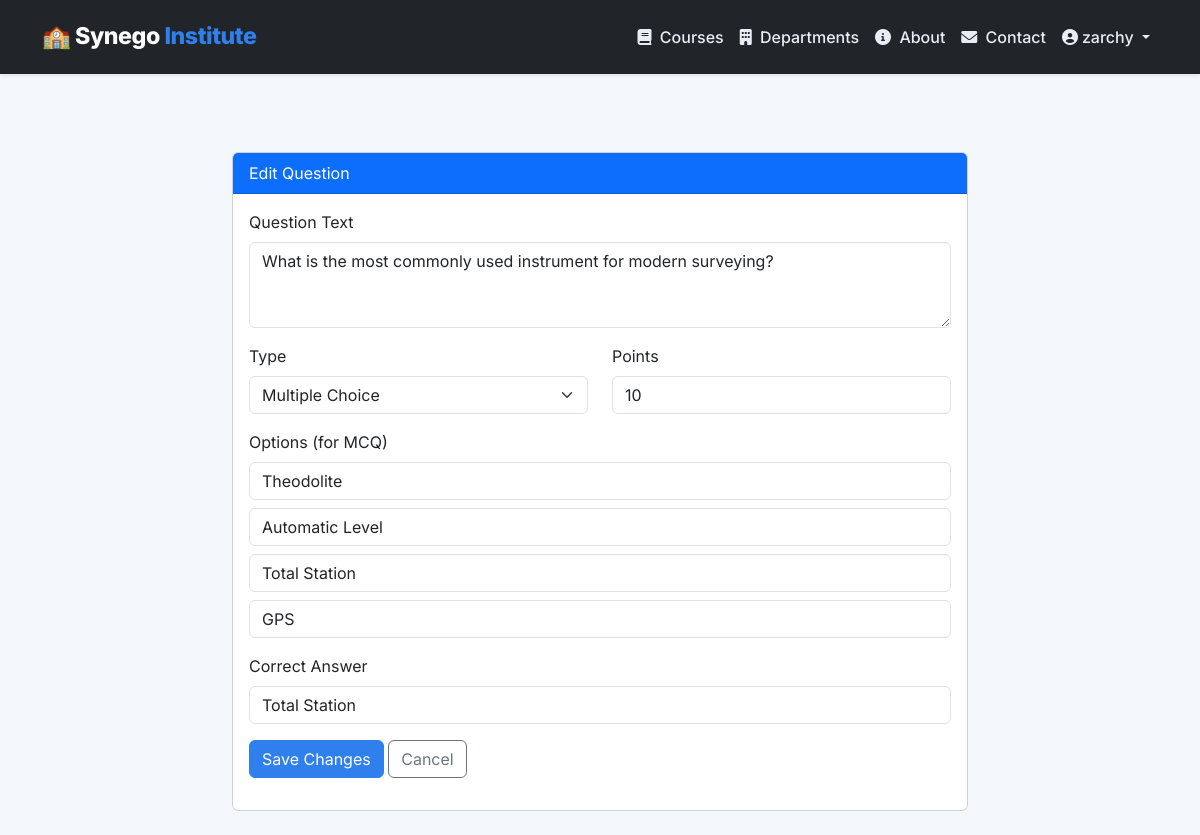
Screenshot of /admin-panel/question/1/edit/ (signed in) with the database file from the repository.
### lms/models.py (models this page shows, shortened)
class User(AbstractUser):
    ROLE_CHOICES = (
        ('admin', 'Administrator'),
        ('instructor', 'Instructor'),
        ('learner', 'Learner'),
        ('dept_head', 'Department Head'),
        ('approver', 'Approver'),
    )
    GENDER_CHOICES = (
        ('M', 'Male'),
        ('F', 'Female'),
        ('O', 'Other'),
    )
    role = models.CharField(max_length=20, choices=ROLE_CHOICES, default='learner')
    department = models.ForeignKey(
        'Department', null=True, blank=True, on_delete=models.SET_NULL,
        related_name='members'
    )
    phone_number = models.CharField(max_length=20, blank=True)
    address = models.TextField(blank=True)
    gender = models.CharField(max_length=1, choices=GENDER_CHOICES, blank=True)
    date_of_birth = models.DateField(null=True, blank=True)
    profile_picture = models.ImageField(upload_to='profile_pics/', null=True, blank=True)
    is_approved = models.BooleanField(default=False)
    approval_token = models.UUIDField(unique=True, null=True, blank=True)
    approval_token_created_at = models.DateTimeField(null=True, blank=True)
    temp_password = models.CharField(max_length=128, blank=True)
    temp_password_created_at = models.DateTimeField(null=True, blank=True)
    google_access_token = models.TextField(blank=True)
    google_refresh_token = models.TextField(blank=True)
    google_token_expiry = models.DateTimeField(null=True, blank=True)
    last_active = models.DateTimeField(auto_now=True)
    login_count = models.PositiveIntegerField(default=0)
    failed_login_attempts = models.PositiveIntegerField(default=0)
    account_locked_until = models.DateTimeField(null=True, blank=True)
    email_verified = models.BooleanField(default=False)
    email_verification_token = models.UUIDField(unique=True, null=True, blank=True)
    receive_notifications = models.BooleanField(default=True)
    language = models.CharField(max_length=10, default='en')
    class Meta:
        indexes = [
            models.Index(fields=['email']),
            models.Index(fields=['role', 'is_approved']),
            models.Index(fields=['username']),
            models.Index(fields=['last_active']),
        ]

class Question(models.Model):
    QUESTION_TYPES = (
        ('mcq', 'Multiple Choice'),
        ('tf', 'True/False'),
        ('short', 'Short Answer'),
        ('essay', 'Essay'),
        ('matching', 'Matching'),
    )
    quiz = models.ForeignKey(Quiz, on_delete=models.CASCADE, related_name='questions')
    text = models.TextField()
    question_type = models.CharField(max_length=10, choices=QUESTION_TYPES, default='mcq')
    options = models.JSONField(default=list, help_text="For MCQ: list of options; for TF: ['True','False']")
    correct_answer = models.CharField(max_length=500)
    explanation = models.TextField(blank=True, help_text="Explanation shown after answering")
    points = models.PositiveIntegerField(default=1)
    order = models.PositiveIntegerField(default=0)
    class Meta:
        ordering = ['order', 'id']

### lms/views.py (the view, shortened to what this page needs)
# urls.py: path('admin-panel/question/<int:question_id>/edit/', views.admin_edit_question, name='admin_edit_question'),
@admin_required
def admin_edit_question(request, question_id):
    question = get_object_or_404(Question, id=question_id)
    quiz = question.quiz
    context = {
        'question': question,
        'quiz': quiz,
    }
    return render(request, 'lms/admin/edit_question.html', context)

### lms/context_processors.py (called while the page is built)
def app_info(request):
    return {
        "APP_NAME": "Synego Training Institute",
    }

### lms/views.py (called while the page is built)
def admin_required(view_func):
    return user_passes_test(lambda u: u.is_authenticated and (u.role == 'admin' or u.is_superuser))(view_func)

### lms/templates/lms/admin/edit_question.html (shortened to what this page needs)
{% extends "lms/base.html" %}
{% block content %}
<div class="container py-4"><div class="row justify-content-center"><div class="col-lg-8"><div class="card"><div class="card-header bg-primary text-white">Edit Question</div><div class="card-body">
<form method="post">{% csrf_token %}
<div class="mb-3"><label class="form-label">Question Text</label><textarea name="question_text" class="form-control" rows="3" required>{{ question.text }}</textarea></div>
<div class="row"><div class="col-md-6 mb-3"><label class="form-label">Type</label><select name="question_type" class="form-select"><option value="mcq" {% if question.question_type == 'mcq' %}selected{% endif %}>Multiple Choice</option></select></div><div class="col-md-6 mb-3"><label class="form-label">Points</label><input type="number" name="points" class="form-control" value="{{ question.points }}"></div></div>
<div class="mb-3"><label class="form-label">Options (for MCQ)</label>
<input class="form-control mb-2" name="options[]" value="{{ question.options.0 }}">
<input class="form-control mb-2" name="options[]" value="{{ question.options.1 }}">
<input class="form-control mb-2" name="options[]" value="{{ question.options.2 }}">
<input class="form-control" name="options[]" value="{{ question.options.3 }}"></div>
<div class="mb-3"><label class="form-label">Correct Answer</label><input name="correct_answer" class="form-control" value="{{ question.correct_answer }}" required></div>
<button class="btn btn-primary" type="submit">Save Changes</button> <a class="btn btn-outline-secondary" href="{% url 'lms:admin_add_quiz_questions' quiz.id %}">Cancel</a>
</form></div></div></div></div></div>
{% endblock %}

### lms/templates/lms/base.html (shortened to what this page needs)
﻿<!DOCTYPE html>
<html lang="en">
<head>
    <link href="https://cdn.jsdelivr.net/npm/bootstrap@5.3.0-alpha1/dist/css/bootstrap.min.css" rel="stylesheet">
    <link rel="stylesheet" href="https://cdnjs.cloudflare.com/ajax/libs/font-awesome/6.0.0/css/all.min.css">
</head>
<body>
    <nav class="navbar navbar-expand-lg navbar-dark bg-dark fixed-top shadow-sm">
        <div class="container">
            <a class="navbar-brand" href="{% url 'lms:index' %}">
                🏫 Synego <span>Institute</span>
            </a>
            <div class="collapse navbar-collapse" id="navbarNav">
                <ul class="navbar-nav ms-auto align-items-lg-center">
                    <li class="nav-item">
                        <a class="nav-link" href="{% url 'lms:course_list' %}"><i class="fas fa-book me-1"></i> Courses</a>
                    </li>
                    <li class="nav-item">
                        <a class="nav-link" href="{% url 'lms:department_list' %}"><i class="fas fa-building me-1"></i> Departments</a>
                    </li>
                    <li class="nav-item">
                        <a class="nav-link" href="{% url 'lms:about' %}"><i class="fas fa-info-circle me-1"></i> About</a>
                    </li>
                    <li class="nav-item">
                        <a class="nav-link" href="{% url 'lms:contact' %}"><i class="fas fa-envelope me-1"></i> Contact</a>
                    </li>
                    {% if user.is_authenticated %}
                        <li class="nav-item dropdown">
                            <a class="nav-link dropdown-toggle" href="#" role="button" data-bs-toggle="dropdown">
                                <i class="fas fa-user-circle me-1"></i>{{ user.first_name|default:user.username }}
                            </a>
                        </li>
                    {% endif %}
                </ul>
            </div>
        </div>
    </nav>
    <main>
        {% block content %}{% endblock %}
    </main>
</body>
</html>

### lms/templates/lms/base.html (style rules this page uses)
:root { --primary-color: #1f3a5d; --secondary-color: #2f80ed; --accent-color: #17a2b8; --bg-light: #f4f7fb; --bg-dark: #1d2833; --text-muted: #6c7a91; --surface: #ffffff; --surface-alt: #f9fbff; }
* { box-sizing: border-box; }
body { font-family: 'Inter', sans-serif; background-color: var(--bg-light); color: #1f2835; margin: 0; padding-top: 80px; }
.navbar { padding: 0.9rem 1rem; transition: background-color 0.3s ease; }
.navbar-brand { font-weight: 800; letter-spacing: -0.02em; font-size: 1.45rem; }
.navbar-brand span { color: var(--secondary-color); }
.navbar-nav .nav-link { color: #e9edf5; font-weight: 500; }
.btn-primary { background-color: var(--secondary-color); border-color: var(--secondary-color); }

### rows the page displays
User: first_name "zarchy"
Question: question_text "What is the most commonly used instrument for modern surveying?", question_type "Multiple Choice", points "10", options.0 "Theodolite", options.1 "Automatic Level", options.2 "Total Station", options.3 "GPS", correct_answer "Total Station"
